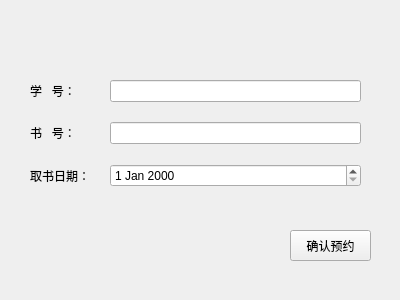
<?xml version="1.0" encoding="UTF-8"?>
<ui version="4.0">
 <class>Form</class>
 <widget class="QWidget" name="Form">
  <property name="geometry">
   <rect>
    <x>0</x>
    <y>0</y>
    <width>400</width>
    <height>300</height>
   </rect>
  </property>
  <property name="windowTitle">
   <string>预约表单</string>
  </property>
  <widget class="QWidget" name="formLayoutWidget">
   <property name="geometry">
    <rect>
     <x>20</x>
     <y>70</y>
     <width>351</width>
     <height>131</height>
    </rect>
   </property>
   <layout class="QFormLayout" name="formLayout">
    <property name="horizontalSpacing">
     <number>20</number>
    </property>
    <property name="verticalSpacing">
     <number>20</number>
    </property>
    <property name="leftMargin">
     <number>10</number>
    </property>
    <property name="topMargin">
     <number>10</number>
    </property>
    <property name="rightMargin">
     <number>10</number>
    </property>
    <property name="bottomMargin">
     <number>10</number>
    </property>
    <item row="0" column="0">
     <widget class="QLabel" name="label">
      <property name="text">
       <string>学   号：</string>
      </property>
     </widget>
    </item>
    <item row="0" column="1">
     <widget class="QLineEdit" name="reserveSid"/>
    </item>
    <item row="2" column="0">
     <widget class="QLabel" name="label_2">
      <property name="text">
       <string>取书日期：</string>
      </property>
     </widget>
    </item>
    <item row="1" column="0">
     <widget class="QLabel" name="label_3">
      <property name="text">
       <string>书   号：</string>
      </property>
     </widget>
    </item>
    <item row="1" column="1">
     <widget class="QLineEdit" name="reserveBid"/>
    </item>
    <item row="2" column="1">
     <widget class="QDateEdit" name="takeDate"/>
    </item>
   </layout>
  </widget>
  <widget class="QPushButton" name="reserveSure">
   <property name="geometry">
    <rect>
     <x>290</x>
     <y>230</y>
     <width>81</width>
     <height>31</height>
    </rect>
   </property>
   <property name="text">
    <string>确认预约</string>
   </property>
  </widget>
 </widget>
 <resources/>
 <connections/>
</ui>
